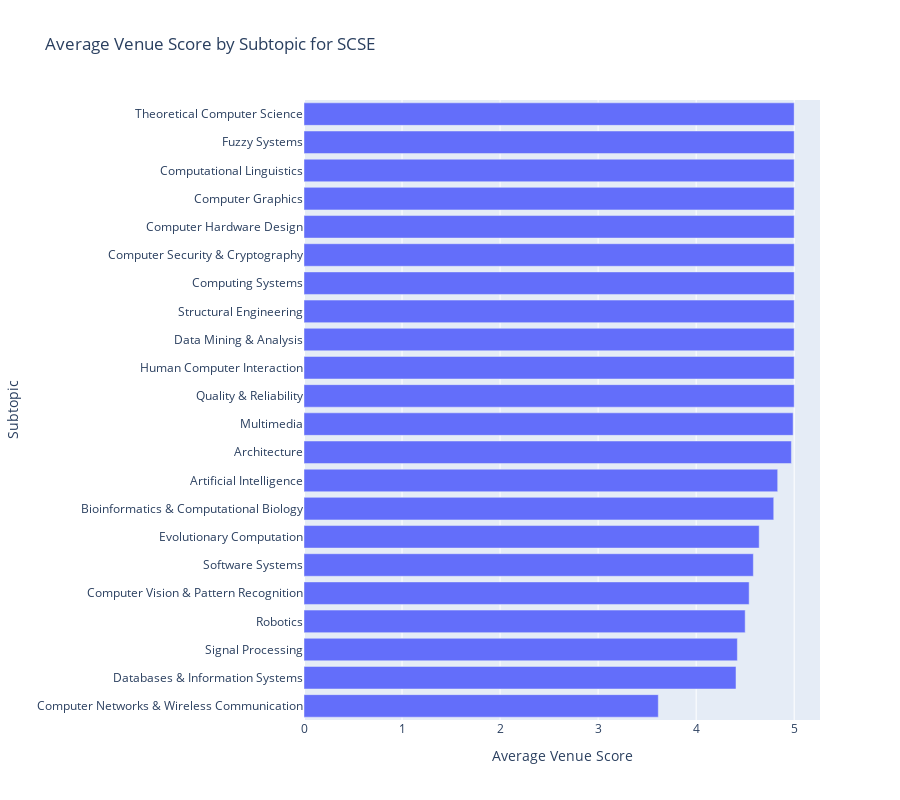

Notebook code for this chart:
### Code cell
import pandas as pd
import plotly.express as px
import ast

import pandas as pd
import plotly.express as px
import ast

def compute_avg_score_by_subtopic(input_df):
    df = pd.DataFrame()
    for index, row in input_df.iterrows():
        new_df = pd.DataFrame(ast.literal_eval(row["publications_detailed_data"]))
        df = pd.concat([df, new_df], axis=0)
    
    df['venue_score'] = pd.to_numeric(df['venue_score'], errors='coerce')
    
    avg_scores_per_subtopic = df.groupby('subtopic')['venue_score'].mean().reset_index().dropna().sort_values(by='venue_score', ascending=True)

    # Plotting using Plotly
    fig = px.bar(avg_scores_per_subtopic, y='subtopic', x='venue_score', title='Average Venue Score by Subtopic for SCSE', color_discrete_sequence=['#636EFA'], orientation='h')
    fig.update_layout(yaxis_title='Subtopic', xaxis_title='Average Venue Score', height=800)
    
    # Ensure axis alignment
    fig.update_yaxes(categoryorder='total ascending')
    
    return fig

# Usage
fig = compute_avg_score_by_subtopic(full_df)
fig.show()

### Figure 1 — Plotly figure (JSON) as saved in the notebook; plotly's stock layout.template omitted (floating-point values rounded to 4 significant figures)
{"data": [{"alignmentgroup": "True", "hovertemplate": "venue_score=%{x}<br>subtopic=%{y}<extra></extra>", "legendgroup": "", "marker": {"color": "#636EFA", "pattern": {"shape": ""}}, "name": "", "offsetgroup": "", "orientation": "h", "showlegend": false, "textposition": "auto", "type": "bar", "x": [3.614, 4.406, 4.42, 4.5, 4.54, 4.583, 4.643, 4.791, 4.832, 4.971, 4.989, 5, 5, 5, 5, 5, 5, 5, 5, 5, 5, 5], "xaxis": "x", "y": ["Computer Networks & Wireless Communication", "Databases & Information Systems", "Signal Processing", "Robotics", "Computer Vision & Pattern Recognition", "Software Systems", "Evolutionary Computation", "Bioinformatics & Computational Biology", "Artificial Intelligence", "Architecture", "Multimedia", "Quality & Reliability", "Human Computer Interaction", "Data Mining & Analysis", "Structural Engineering", "Computing Systems", "Computer Security & Cryptography", "Computer Hardware Design", "Computer Graphics", "Computational Linguistics", "Fuzzy Systems", "Theoretical Computer Science"], "yaxis": "y"}], "layout": {"barmode": "relative", "height": 800, "legend": {"tracegroupgap": 0}, "title": {"text": "Average Venue Score by Subtopic for SCSE"}, "xaxis": {"anchor": "y", "domain": [0, 1], "title": {"text": "Average Venue Score"}}, "yaxis": {"anchor": "x", "categoryorder": "total ascending", "domain": [0, 1], "title": {"text": "Subtopic"}}}}
